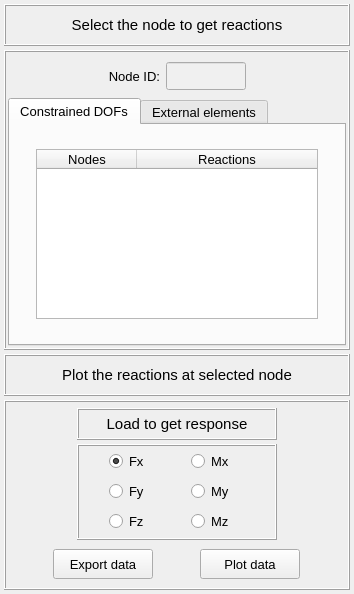
<?xml version="1.0" encoding="UTF-8"?>
<ui version="4.0">
 <class>Form</class>
 <widget class="QWidget" name="Form">
  <property name="geometry">
   <rect>
    <x>0</x>
    <y>0</y>
    <width>354</width>
    <height>594</height>
   </rect>
  </property>
  <property name="windowTitle">
   <string>Form</string>
  </property>
  <layout class="QGridLayout" name="gridLayout_2">
   <property name="leftMargin">
    <number>4</number>
   </property>
   <property name="topMargin">
    <number>4</number>
   </property>
   <property name="rightMargin">
    <number>4</number>
   </property>
   <property name="bottomMargin">
    <number>4</number>
   </property>
   <property name="spacing">
    <number>4</number>
   </property>
   <item row="0" column="0">
    <widget class="QFrame" name="frame">
     <property name="minimumSize">
      <size>
       <width>300</width>
       <height>42</height>
      </size>
     </property>
     <property name="maximumSize">
      <size>
       <width>600</width>
       <height>42</height>
      </size>
     </property>
     <property name="frameShape">
      <enum>QFrame::Box</enum>
     </property>
     <property name="frameShadow">
      <enum>QFrame::Raised</enum>
     </property>
     <property name="lineWidth">
      <number>1</number>
     </property>
     <layout class="QGridLayout" name="gridLayout_11">
      <property name="leftMargin">
       <number>2</number>
      </property>
      <property name="topMargin">
       <number>2</number>
      </property>
      <property name="rightMargin">
       <number>2</number>
      </property>
      <property name="bottomMargin">
       <number>2</number>
      </property>
      <property name="spacing">
       <number>0</number>
      </property>
      <item row="0" column="0">
       <widget class="QLabel" name="label_10">
        <property name="font">
         <font>
          <family>MS Shell Dlg 2</family>
          <pointsize>11</pointsize>
          <weight>50</weight>
          <italic>false</italic>
          <bold>false</bold>
         </font>
        </property>
        <property name="frameShape">
         <enum>QFrame::NoFrame</enum>
        </property>
        <property name="frameShadow">
         <enum>QFrame::Raised</enum>
        </property>
        <property name="text">
         <string>Select the node to get reactions</string>
        </property>
        <property name="textFormat">
         <enum>Qt::AutoText</enum>
        </property>
        <property name="alignment">
         <set>Qt::AlignCenter</set>
        </property>
       </widget>
      </item>
     </layout>
    </widget>
   </item>
   <item row="1" column="0">
    <widget class="QFrame" name="frame_2">
     <property name="maximumSize">
      <size>
       <width>16777215</width>
       <height>360</height>
      </size>
     </property>
     <property name="frameShape">
      <enum>QFrame::Box</enum>
     </property>
     <property name="frameShadow">
      <enum>QFrame::Raised</enum>
     </property>
     <layout class="QGridLayout" name="gridLayout_15">
      <property name="leftMargin">
       <number>2</number>
      </property>
      <property name="topMargin">
       <number>4</number>
      </property>
      <property name="rightMargin">
       <number>2</number>
      </property>
      <property name="bottomMargin">
       <number>2</number>
      </property>
      <property name="spacing">
       <number>2</number>
      </property>
      <item row="0" column="0">
       <widget class="QFrame" name="frame_16">
        <property name="minimumSize">
         <size>
          <width>0</width>
          <height>40</height>
         </size>
        </property>
        <property name="maximumSize">
         <size>
          <width>400</width>
          <height>40</height>
         </size>
        </property>
        <property name="frameShape">
         <enum>QFrame::NoFrame</enum>
        </property>
        <property name="frameShadow">
         <enum>QFrame::Raised</enum>
        </property>
        <layout class="QGridLayout" name="gridLayout_14">
         <property name="leftMargin">
          <number>0</number>
         </property>
         <property name="topMargin">
          <number>0</number>
         </property>
         <property name="rightMargin">
          <number>0</number>
         </property>
         <property name="bottomMargin">
          <number>0</number>
         </property>
         <property name="horizontalSpacing">
          <number>6</number>
         </property>
         <property name="verticalSpacing">
          <number>0</number>
         </property>
         <item row="0" column="0">
          <spacer name="horizontalSpacer">
           <property name="orientation">
            <enum>Qt::Horizontal</enum>
           </property>
           <property name="sizeHint" stdset="0">
            <size>
             <width>40</width>
             <height>20</height>
            </size>
           </property>
          </spacer>
         </item>
         <item row="0" column="1">
          <widget class="QLabel" name="label_2">
           <property name="minimumSize">
            <size>
             <width>0</width>
             <height>28</height>
            </size>
           </property>
           <property name="maximumSize">
            <size>
             <width>16777215</width>
             <height>28</height>
            </size>
           </property>
           <property name="font">
            <font>
             <family>MS Shell Dlg 2</family>
             <pointsize>10</pointsize>
             <weight>50</weight>
             <italic>false</italic>
             <bold>false</bold>
            </font>
           </property>
           <property name="text">
            <string>Node ID:</string>
           </property>
           <property name="alignment">
            <set>Qt::AlignRight|Qt::AlignTrailing|Qt::AlignVCenter</set>
           </property>
          </widget>
         </item>
         <item row="0" column="2">
          <widget class="QLineEdit" name="lineEdit_node_id">
           <property name="enabled">
            <bool>false</bool>
           </property>
           <property name="minimumSize">
            <size>
             <width>80</width>
             <height>28</height>
            </size>
           </property>
           <property name="maximumSize">
            <size>
             <width>80</width>
             <height>28</height>
            </size>
           </property>
           <property name="palette">
            <palette>
             <active>
              <colorrole role="WindowText">
               <brush brushstyle="SolidPattern">
                <color alpha="255">
                 <red>0</red>
                 <green>0</green>
                 <blue>0</blue>
                </color>
               </brush>
              </colorrole>
              <colorrole role="Button">
               <brush brushstyle="SolidPattern">
                <color alpha="255">
                 <red>250</red>
                 <green>250</green>
                 <blue>250</blue>
                </color>
               </brush>
              </colorrole>
              <colorrole role="Midlight">
               <brush brushstyle="SolidPattern">
                <color alpha="255">
                 <red>0</red>
                 <green>0</green>
                 <blue>0</blue>
                </color>
               </brush>
              </colorrole>
              <colorrole role="Dark">
               <brush brushstyle="SolidPattern">
                <color alpha="255">
                 <red>0</red>
                 <green>0</green>
                 <blue>0</blue>
                </color>
               </brush>
              </colorrole>
              <colorrole role="Mid">
               <brush brushstyle="SolidPattern">
                <color alpha="255">
                 <red>0</red>
                 <green>0</green>
                 <blue>0</blue>
                </color>
               </brush>
              </colorrole>
              <colorrole role="Text">
               <brush brushstyle="SolidPattern">
                <color alpha="255">
                 <red>0</red>
                 <green>0</green>
                 <blue>0</blue>
                </color>
               </brush>
              </colorrole>
              <colorrole role="ButtonText">
               <brush brushstyle="SolidPattern">
                <color alpha="255">
                 <red>0</red>
                 <green>0</green>
                 <blue>0</blue>
                </color>
               </brush>
              </colorrole>
              <colorrole role="Base">
               <brush brushstyle="SolidPattern">
                <color alpha="255">
                 <red>250</red>
                 <green>250</green>
                 <blue>250</blue>
                </color>
               </brush>
              </colorrole>
              <colorrole role="Window">
               <brush brushstyle="SolidPattern">
                <color alpha="255">
                 <red>250</red>
                 <green>250</green>
                 <blue>250</blue>
                </color>
               </brush>
              </colorrole>
             </active>
             <inactive>
              <colorrole role="WindowText">
               <brush brushstyle="SolidPattern">
                <color alpha="255">
                 <red>0</red>
                 <green>0</green>
                 <blue>0</blue>
                </color>
               </brush>
              </colorrole>
              <colorrole role="Button">
               <brush brushstyle="SolidPattern">
                <color alpha="255">
                 <red>250</red>
                 <green>250</green>
                 <blue>250</blue>
                </color>
               </brush>
              </colorrole>
              <colorrole role="Midlight">
               <brush brushstyle="SolidPattern">
                <color alpha="255">
                 <red>0</red>
                 <green>0</green>
                 <blue>0</blue>
                </color>
               </brush>
              </colorrole>
              <colorrole role="Dark">
               <brush brushstyle="SolidPattern">
                <color alpha="255">
                 <red>0</red>
                 <green>0</green>
                 <blue>0</blue>
                </color>
               </brush>
              </colorrole>
              <colorrole role="Mid">
               <brush brushstyle="SolidPattern">
                <color alpha="255">
                 <red>0</red>
                 <green>0</green>
                 <blue>0</blue>
                </color>
               </brush>
              </colorrole>
              <colorrole role="Text">
               <brush brushstyle="SolidPattern">
                <color alpha="255">
                 <red>0</red>
                 <green>0</green>
                 <blue>0</blue>
                </color>
               </brush>
              </colorrole>
              <colorrole role="ButtonText">
               <brush brushstyle="SolidPattern">
                <color alpha="255">
                 <red>0</red>
                 <green>0</green>
                 <blue>0</blue>
                </color>
               </brush>
              </colorrole>
              <colorrole role="Base">
               <brush brushstyle="SolidPattern">
                <color alpha="255">
                 <red>250</red>
                 <green>250</green>
                 <blue>250</blue>
                </color>
               </brush>
              </colorrole>
              <colorrole role="Window">
               <brush brushstyle="SolidPattern">
                <color alpha="255">
                 <red>250</red>
                 <green>250</green>
                 <blue>250</blue>
                </color>
               </brush>
              </colorrole>
             </inactive>
             <disabled>
              <colorrole role="WindowText">
               <brush brushstyle="SolidPattern">
                <color alpha="255">
                 <red>100</red>
                 <green>100</green>
                 <blue>100</blue>
                </color>
               </brush>
              </colorrole>
              <colorrole role="Button">
               <brush brushstyle="SolidPattern">
                <color alpha="255">
                 <red>240</red>
                 <green>240</green>
                 <blue>240</blue>
                </color>
               </brush>
              </colorrole>
              <colorrole role="Midlight">
               <brush brushstyle="SolidPattern">
                <color alpha="255">
                 <red>0</red>
                 <green>0</green>
                 <blue>0</blue>
                </color>
               </brush>
              </colorrole>
              <colorrole role="Dark">
               <brush brushstyle="SolidPattern">
                <color alpha="255">
                 <red>0</red>
                 <green>0</green>
                 <blue>0</blue>
                </color>
               </brush>
              </colorrole>
              <colorrole role="Mid">
               <brush brushstyle="SolidPattern">
                <color alpha="255">
                 <red>0</red>
                 <green>0</green>
                 <blue>0</blue>
                </color>
               </brush>
              </colorrole>
              <colorrole role="Text">
               <brush brushstyle="SolidPattern">
                <color alpha="255">
                 <red>100</red>
                 <green>100</green>
                 <blue>100</blue>
                </color>
               </brush>
              </colorrole>
              <colorrole role="ButtonText">
               <brush brushstyle="SolidPattern">
                <color alpha="255">
                 <red>100</red>
                 <green>100</green>
                 <blue>100</blue>
                </color>
               </brush>
              </colorrole>
              <colorrole role="Base">
               <brush brushstyle="SolidPattern">
                <color alpha="255">
                 <red>240</red>
                 <green>240</green>
                 <blue>240</blue>
                </color>
               </brush>
              </colorrole>
              <colorrole role="Window">
               <brush brushstyle="SolidPattern">
                <color alpha="255">
                 <red>240</red>
                 <green>240</green>
                 <blue>240</blue>
                </color>
               </brush>
              </colorrole>
             </disabled>
            </palette>
           </property>
           <property name="font">
            <font>
             <family>MS Shell Dlg 2</family>
             <pointsize>10</pointsize>
             <weight>50</weight>
             <italic>false</italic>
             <bold>false</bold>
             <kerning>false</kerning>
            </font>
           </property>
           <property name="toolTip">
            <string>&lt;html&gt;&lt;head/&gt;&lt;body&gt;&lt;p align=&quot;center&quot;&gt;&lt;br/&gt;&lt;/p&gt;&lt;/body&gt;&lt;/html&gt;</string>
           </property>
           <property name="whatsThis">
            <string>&lt;html&gt;&lt;head/&gt;&lt;body&gt;&lt;p&gt;&lt;br/&gt;&lt;/p&gt;&lt;/body&gt;&lt;/html&gt;</string>
           </property>
           <property name="styleSheet">
            <string notr="true"/>
           </property>
           <property name="text">
            <string/>
           </property>
           <property name="frame">
            <bool>true</bool>
           </property>
           <property name="alignment">
            <set>Qt::AlignCenter</set>
           </property>
           <property name="readOnly">
            <bool>false</bool>
           </property>
           <property name="placeholderText">
            <string/>
           </property>
          </widget>
         </item>
         <item row="0" column="3">
          <spacer name="horizontalSpacer_2">
           <property name="orientation">
            <enum>Qt::Horizontal</enum>
           </property>
           <property name="sizeHint" stdset="0">
            <size>
             <width>40</width>
             <height>20</height>
            </size>
           </property>
          </spacer>
         </item>
        </layout>
       </widget>
      </item>
      <item row="1" column="0">
       <widget class="QTabWidget" name="tabWidget_main">
        <property name="maximumSize">
         <size>
          <width>400</width>
          <height>16777215</height>
         </size>
        </property>
        <property name="font">
         <font>
          <family>MS Shell Dlg 2</family>
          <pointsize>10</pointsize>
          <weight>50</weight>
          <italic>false</italic>
          <bold>false</bold>
         </font>
        </property>
        <property name="currentIndex">
         <number>0</number>
        </property>
        <widget class="QWidget" name="tab_constrained_dofs">
         <attribute name="title">
          <string>Constrained DOFs</string>
         </attribute>
         <layout class="QGridLayout" name="gridLayout_16">
          <item row="0" column="0">
           <widget class="QTreeWidget" name="treeWidget_reactions_at_constrained_dofs">
            <property name="minimumSize">
             <size>
              <width>282</width>
              <height>0</height>
             </size>
            </property>
            <property name="maximumSize">
             <size>
              <width>282</width>
              <height>170</height>
             </size>
            </property>
            <property name="font">
             <font>
              <family>Arial</family>
              <pointsize>10</pointsize>
              <italic>false</italic>
             </font>
            </property>
            <property name="indentation">
             <number>0</number>
            </property>
            <column>
             <property name="text">
              <string>Nodes</string>
             </property>
             <property name="font">
              <font>
               <family>MS Shell Dlg 2</family>
               <pointsize>10</pointsize>
               <weight>50</weight>
               <italic>false</italic>
               <bold>false</bold>
               <kerning>false</kerning>
              </font>
             </property>
             <property name="textAlignment">
              <set>AlignCenter</set>
             </property>
            </column>
            <column>
             <property name="text">
              <string>Reactions</string>
             </property>
             <property name="font">
              <font>
               <family>MS Shell Dlg 2</family>
               <pointsize>10</pointsize>
               <weight>50</weight>
               <italic>false</italic>
               <bold>false</bold>
               <kerning>false</kerning>
              </font>
             </property>
             <property name="textAlignment">
              <set>AlignCenter</set>
             </property>
            </column>
           </widget>
          </item>
         </layout>
        </widget>
        <widget class="QWidget" name="tab_external_springs_dampers">
         <attribute name="title">
          <string>External elements</string>
         </attribute>
         <layout class="QGridLayout" name="gridLayout_17">
          <item row="0" column="0">
           <widget class="QTabWidget" name="tabWidget_springs_dampers">
            <property name="font">
             <font>
              <family>MS Shell Dlg 2</family>
              <pointsize>10</pointsize>
              <weight>50</weight>
              <italic>false</italic>
              <bold>false</bold>
             </font>
            </property>
            <property name="currentIndex">
             <number>0</number>
            </property>
            <widget class="QWidget" name="tab_reactions_at_springs">
             <attribute name="title">
              <string>Reactions at springs</string>
             </attribute>
             <layout class="QGridLayout" name="gridLayout_18">
              <item row="0" column="0">
               <widget class="QTreeWidget" name="treeWidget_reactions_at_springs">
                <property name="minimumSize">
                 <size>
                  <width>282</width>
                  <height>150</height>
                 </size>
                </property>
                <property name="maximumSize">
                 <size>
                  <width>282</width>
                  <height>150</height>
                 </size>
                </property>
                <property name="font">
                 <font>
                  <family>Arial</family>
                  <pointsize>9</pointsize>
                  <weight>50</weight>
                  <italic>false</italic>
                  <bold>false</bold>
                 </font>
                </property>
                <property name="indentation">
                 <number>0</number>
                </property>
                <column>
                 <property name="text">
                  <string>Nodes</string>
                 </property>
                 <property name="font">
                  <font>
                   <family>MS Shell Dlg 2</family>
                   <pointsize>10</pointsize>
                   <weight>50</weight>
                   <italic>false</italic>
                   <bold>false</bold>
                   <kerning>false</kerning>
                  </font>
                 </property>
                 <property name="textAlignment">
                  <set>AlignCenter</set>
                 </property>
                </column>
                <column>
                 <property name="text">
                  <string>Reactions</string>
                 </property>
                 <property name="font">
                  <font>
                   <family>MS Shell Dlg 2</family>
                   <pointsize>10</pointsize>
                   <weight>50</weight>
                   <italic>false</italic>
                   <bold>false</bold>
                   <kerning>false</kerning>
                  </font>
                 </property>
                 <property name="textAlignment">
                  <set>AlignCenter</set>
                 </property>
                </column>
               </widget>
              </item>
             </layout>
            </widget>
            <widget class="QWidget" name="tab_reactions_at_dampers">
             <attribute name="title">
              <string>Reactions at dampers</string>
             </attribute>
             <layout class="QGridLayout" name="gridLayout_19">
              <item row="0" column="0">
               <widget class="QTreeWidget" name="treeWidget_reactions_at_dampers">
                <property name="minimumSize">
                 <size>
                  <width>282</width>
                  <height>150</height>
                 </size>
                </property>
                <property name="maximumSize">
                 <size>
                  <width>282</width>
                  <height>150</height>
                 </size>
                </property>
                <property name="font">
                 <font>
                  <family>Arial</family>
                  <pointsize>9</pointsize>
                  <weight>50</weight>
                  <italic>false</italic>
                  <bold>false</bold>
                 </font>
                </property>
                <property name="indentation">
                 <number>0</number>
                </property>
                <column>
                 <property name="text">
                  <string>Nodes</string>
                 </property>
                 <property name="font">
                  <font>
                   <family>MS Shell Dlg 2</family>
                   <pointsize>10</pointsize>
                   <weight>50</weight>
                   <italic>false</italic>
                   <bold>false</bold>
                   <kerning>false</kerning>
                  </font>
                 </property>
                 <property name="textAlignment">
                  <set>AlignCenter</set>
                 </property>
                </column>
                <column>
                 <property name="text">
                  <string>Reactions</string>
                 </property>
                 <property name="font">
                  <font>
                   <family>MS Shell Dlg 2</family>
                   <pointsize>10</pointsize>
                   <weight>50</weight>
                   <italic>false</italic>
                   <bold>false</bold>
                   <kerning>false</kerning>
                  </font>
                 </property>
                 <property name="textAlignment">
                  <set>AlignCenter</set>
                 </property>
                </column>
               </widget>
              </item>
             </layout>
            </widget>
           </widget>
          </item>
         </layout>
        </widget>
       </widget>
      </item>
     </layout>
    </widget>
   </item>
   <item row="2" column="0">
    <widget class="QFrame" name="frame_3">
     <property name="minimumSize">
      <size>
       <width>300</width>
       <height>42</height>
      </size>
     </property>
     <property name="maximumSize">
      <size>
       <width>600</width>
       <height>42</height>
      </size>
     </property>
     <property name="frameShape">
      <enum>QFrame::Box</enum>
     </property>
     <property name="frameShadow">
      <enum>QFrame::Raised</enum>
     </property>
     <property name="lineWidth">
      <number>1</number>
     </property>
     <layout class="QGridLayout" name="gridLayout_12">
      <property name="leftMargin">
       <number>2</number>
      </property>
      <property name="topMargin">
       <number>2</number>
      </property>
      <property name="rightMargin">
       <number>2</number>
      </property>
      <property name="bottomMargin">
       <number>2</number>
      </property>
      <property name="spacing">
       <number>0</number>
      </property>
      <item row="0" column="0">
       <widget class="QLabel" name="label_11">
        <property name="minimumSize">
         <size>
          <width>0</width>
          <height>30</height>
         </size>
        </property>
        <property name="maximumSize">
         <size>
          <width>16777215</width>
          <height>30</height>
         </size>
        </property>
        <property name="font">
         <font>
          <family>MS Shell Dlg 2</family>
          <pointsize>11</pointsize>
          <weight>50</weight>
          <italic>false</italic>
          <bold>false</bold>
         </font>
        </property>
        <property name="frameShape">
         <enum>QFrame::NoFrame</enum>
        </property>
        <property name="frameShadow">
         <enum>QFrame::Raised</enum>
        </property>
        <property name="text">
         <string>Plot the reactions at selected node</string>
        </property>
        <property name="textFormat">
         <enum>Qt::AutoText</enum>
        </property>
        <property name="alignment">
         <set>Qt::AlignCenter</set>
        </property>
       </widget>
      </item>
     </layout>
    </widget>
   </item>
   <item row="3" column="0">
    <widget class="QFrame" name="frame_15">
     <property name="maximumSize">
      <size>
       <width>16777215</width>
       <height>300</height>
      </size>
     </property>
     <property name="frameShape">
      <enum>QFrame::Box</enum>
     </property>
     <property name="frameShadow">
      <enum>QFrame::Raised</enum>
     </property>
     <layout class="QGridLayout" name="gridLayout_21">
      <property name="leftMargin">
       <number>4</number>
      </property>
      <property name="topMargin">
       <number>4</number>
      </property>
      <property name="rightMargin">
       <number>4</number>
      </property>
      <property name="bottomMargin">
       <number>4</number>
      </property>
      <property name="horizontalSpacing">
       <number>4</number>
      </property>
      <property name="verticalSpacing">
       <number>2</number>
      </property>
      <item row="0" column="0">
       <widget class="QFrame" name="frame_9">
        <property name="minimumSize">
         <size>
          <width>0</width>
          <height>120</height>
         </size>
        </property>
        <property name="maximumSize">
         <size>
          <width>16777215</width>
          <height>140</height>
         </size>
        </property>
        <property name="frameShape">
         <enum>QFrame::NoFrame</enum>
        </property>
        <property name="frameShadow">
         <enum>QFrame::Raised</enum>
        </property>
        <layout class="QGridLayout" name="gridLayout_7">
         <property name="leftMargin">
          <number>2</number>
         </property>
         <property name="topMargin">
          <number>2</number>
         </property>
         <property name="rightMargin">
          <number>2</number>
         </property>
         <property name="bottomMargin">
          <number>2</number>
         </property>
         <property name="horizontalSpacing">
          <number>2</number>
         </property>
         <property name="verticalSpacing">
          <number>4</number>
         </property>
         <item row="1" column="0">
          <widget class="QFrame" name="frame_5">
           <property name="minimumSize">
            <size>
             <width>0</width>
             <height>0</height>
            </size>
           </property>
           <property name="maximumSize">
            <size>
             <width>200</width>
             <height>140</height>
            </size>
           </property>
           <property name="frameShape">
            <enum>QFrame::Box</enum>
           </property>
           <property name="frameShadow">
            <enum>QFrame::Raised</enum>
           </property>
           <layout class="QGridLayout" name="gridLayout">
            <property name="leftMargin">
             <number>2</number>
            </property>
            <property name="topMargin">
             <number>2</number>
            </property>
            <property name="rightMargin">
             <number>2</number>
            </property>
            <property name="bottomMargin">
             <number>2</number>
            </property>
            <property name="horizontalSpacing">
             <number>2</number>
            </property>
            <item row="1" column="1">
             <widget class="QRadioButton" name="radioButton_My">
              <property name="maximumSize">
               <size>
                <width>52</width>
                <height>16777215</height>
               </size>
              </property>
              <property name="font">
               <font>
                <family>MS Shell Dlg 2</family>
                <pointsize>10</pointsize>
                <weight>50</weight>
                <italic>false</italic>
                <bold>false</bold>
               </font>
              </property>
              <property name="text">
               <string>My</string>
              </property>
              <property name="checked">
               <bool>false</bool>
              </property>
             </widget>
            </item>
            <item row="1" column="0">
             <widget class="QRadioButton" name="radioButton_Fy">
              <property name="maximumSize">
               <size>
                <width>52</width>
                <height>16777215</height>
               </size>
              </property>
              <property name="font">
               <font>
                <family>MS Shell Dlg 2</family>
                <pointsize>10</pointsize>
                <weight>50</weight>
                <italic>false</italic>
                <bold>false</bold>
               </font>
              </property>
              <property name="text">
               <string>Fy</string>
              </property>
              <property name="checkable">
               <bool>true</bool>
              </property>
              <property name="checked">
               <bool>false</bool>
              </property>
             </widget>
            </item>
            <item row="0" column="0">
             <widget class="QRadioButton" name="radioButton_Fx">
              <property name="maximumSize">
               <size>
                <width>52</width>
                <height>16777215</height>
               </size>
              </property>
              <property name="font">
               <font>
                <family>MS Shell Dlg 2</family>
                <pointsize>10</pointsize>
                <weight>50</weight>
                <italic>false</italic>
                <bold>false</bold>
                <kerning>false</kerning>
               </font>
              </property>
              <property name="text">
               <string>Fx</string>
              </property>
              <property name="checked">
               <bool>true</bool>
              </property>
             </widget>
            </item>
            <item row="0" column="1">
             <widget class="QRadioButton" name="radioButton_Mx">
              <property name="maximumSize">
               <size>
                <width>52</width>
                <height>16777215</height>
               </size>
              </property>
              <property name="font">
               <font>
                <family>MS Shell Dlg 2</family>
                <pointsize>10</pointsize>
                <weight>50</weight>
                <italic>false</italic>
                <bold>false</bold>
               </font>
              </property>
              <property name="text">
               <string>Mx</string>
              </property>
              <property name="checked">
               <bool>false</bool>
              </property>
             </widget>
            </item>
            <item row="2" column="1">
             <widget class="QRadioButton" name="radioButton_Mz">
              <property name="maximumSize">
               <size>
                <width>52</width>
                <height>16777215</height>
               </size>
              </property>
              <property name="font">
               <font>
                <family>MS Shell Dlg 2</family>
                <pointsize>10</pointsize>
                <weight>50</weight>
                <italic>false</italic>
                <bold>false</bold>
               </font>
              </property>
              <property name="text">
               <string>Mz</string>
              </property>
              <property name="checked">
               <bool>false</bool>
              </property>
             </widget>
            </item>
            <item row="2" column="0">
             <widget class="QRadioButton" name="radioButton_Fz">
              <property name="maximumSize">
               <size>
                <width>52</width>
                <height>16777215</height>
               </size>
              </property>
              <property name="font">
               <font>
                <family>MS Shell Dlg 2</family>
                <pointsize>10</pointsize>
                <weight>50</weight>
                <italic>false</italic>
                <bold>false</bold>
               </font>
              </property>
              <property name="text">
               <string>Fz</string>
              </property>
              <property name="checked">
               <bool>false</bool>
              </property>
             </widget>
            </item>
           </layout>
          </widget>
         </item>
         <item row="0" column="0">
          <widget class="QFrame" name="frame_10">
           <property name="minimumSize">
            <size>
             <width>0</width>
             <height>32</height>
            </size>
           </property>
           <property name="maximumSize">
            <size>
             <width>200</width>
             <height>32</height>
            </size>
           </property>
           <property name="frameShape">
            <enum>QFrame::Box</enum>
           </property>
           <property name="frameShadow">
            <enum>QFrame::Raised</enum>
           </property>
           <layout class="QGridLayout" name="gridLayout_6">
            <property name="leftMargin">
             <number>0</number>
            </property>
            <property name="topMargin">
             <number>0</number>
            </property>
            <property name="rightMargin">
             <number>0</number>
            </property>
            <property name="bottomMargin">
             <number>0</number>
            </property>
            <property name="spacing">
             <number>0</number>
            </property>
            <item row="0" column="0">
             <widget class="QLabel" name="label_3">
              <property name="enabled">
               <bool>true</bool>
              </property>
              <property name="sizePolicy">
               <sizepolicy hsizetype="Preferred" vsizetype="Expanding">
                <horstretch>0</horstretch>
                <verstretch>0</verstretch>
               </sizepolicy>
              </property>
              <property name="minimumSize">
               <size>
                <width>80</width>
                <height>25</height>
               </size>
              </property>
              <property name="maximumSize">
               <size>
                <width>237</width>
                <height>25</height>
               </size>
              </property>
              <property name="font">
               <font>
                <pointsize>11</pointsize>
                <weight>50</weight>
                <bold>false</bold>
               </font>
              </property>
              <property name="frameShape">
               <enum>QFrame::NoFrame</enum>
              </property>
              <property name="frameShadow">
               <enum>QFrame::Raised</enum>
              </property>
              <property name="text">
               <string>Load to get response</string>
              </property>
              <property name="textFormat">
               <enum>Qt::AutoText</enum>
              </property>
              <property name="scaledContents">
               <bool>false</bool>
              </property>
              <property name="alignment">
               <set>Qt::AlignCenter</set>
              </property>
              <property name="wordWrap">
               <bool>false</bool>
              </property>
              <property name="indent">
               <number>0</number>
              </property>
             </widget>
            </item>
           </layout>
          </widget>
         </item>
        </layout>
       </widget>
      </item>
      <item row="1" column="0">
       <widget class="QFrame" name="frame_12">
        <property name="minimumSize">
         <size>
          <width>0</width>
          <height>40</height>
         </size>
        </property>
        <property name="maximumSize">
         <size>
          <width>16777215</width>
          <height>40</height>
         </size>
        </property>
        <property name="frameShape">
         <enum>QFrame::NoFrame</enum>
        </property>
        <property name="frameShadow">
         <enum>QFrame::Raised</enum>
        </property>
        <layout class="QGridLayout" name="gridLayout_9">
         <property name="leftMargin">
          <number>0</number>
         </property>
         <property name="topMargin">
          <number>0</number>
         </property>
         <property name="rightMargin">
          <number>0</number>
         </property>
         <property name="bottomMargin">
          <number>0</number>
         </property>
         <property name="horizontalSpacing">
          <number>4</number>
         </property>
         <property name="verticalSpacing">
          <number>0</number>
         </property>
         <item row="0" column="0">
          <widget class="QPushButton" name="pushButton_export_data">
           <property name="minimumSize">
            <size>
             <width>100</width>
             <height>30</height>
            </size>
           </property>
           <property name="maximumSize">
            <size>
             <width>100</width>
             <height>30</height>
            </size>
           </property>
           <property name="font">
            <font>
             <family>MS Shell Dlg 2</family>
             <pointsize>10</pointsize>
             <weight>50</weight>
             <italic>false</italic>
             <bold>false</bold>
            </font>
           </property>
           <property name="styleSheet">
            <string notr="true"/>
           </property>
           <property name="text">
            <string>Export data</string>
           </property>
           <property name="flat">
            <bool>false</bool>
           </property>
          </widget>
         </item>
         <item row="0" column="1">
          <widget class="QPushButton" name="pushButton_plot_data">
           <property name="minimumSize">
            <size>
             <width>100</width>
             <height>30</height>
            </size>
           </property>
           <property name="maximumSize">
            <size>
             <width>100</width>
             <height>30</height>
            </size>
           </property>
           <property name="font">
            <font>
             <family>MS Shell Dlg 2</family>
             <pointsize>10</pointsize>
             <weight>50</weight>
             <italic>false</italic>
             <bold>false</bold>
            </font>
           </property>
           <property name="styleSheet">
            <string notr="true"/>
           </property>
           <property name="text">
            <string>Plot data</string>
           </property>
          </widget>
         </item>
        </layout>
       </widget>
      </item>
     </layout>
    </widget>
   </item>
  </layout>
 </widget>
 <tabstops>
  <tabstop>lineEdit_node_id</tabstop>
  <tabstop>tabWidget_main</tabstop>
  <tabstop>treeWidget_reactions_at_constrained_dofs</tabstop>
  <tabstop>tabWidget_springs_dampers</tabstop>
  <tabstop>treeWidget_reactions_at_springs</tabstop>
  <tabstop>treeWidget_reactions_at_dampers</tabstop>
  <tabstop>radioButton_Fx</tabstop>
  <tabstop>radioButton_Mx</tabstop>
  <tabstop>radioButton_Fy</tabstop>
  <tabstop>radioButton_My</tabstop>
  <tabstop>radioButton_Fz</tabstop>
  <tabstop>radioButton_Mz</tabstop>
  <tabstop>pushButton_export_data</tabstop>
  <tabstop>pushButton_plot_data</tabstop>
 </tabstops>
 <resources/>
 <connections/>
</ui>
